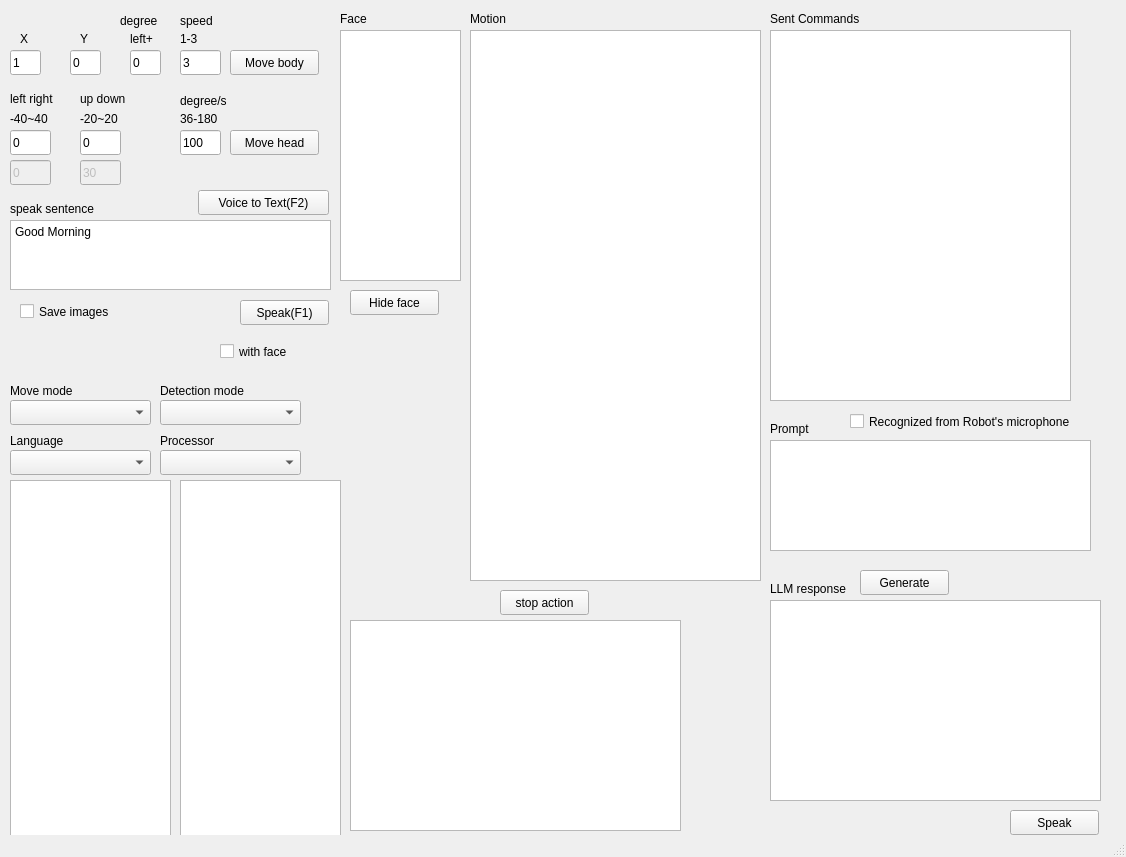
<?xml version="1.0" encoding="UTF-8"?>
<ui version="4.0">
 <class>MainWindow</class>
 <widget class="QMainWindow" name="MainWindow">
  <property name="enabled">
   <bool>true</bool>
  </property>
  <property name="geometry">
   <rect>
    <x>0</x>
    <y>0</y>
    <width>1126</width>
    <height>857</height>
   </rect>
  </property>
  <property name="windowTitle">
   <string>MainWindow</string>
  </property>
  <widget class="QWidget" name="centralwidget">
   <widget class="QPlainTextEdit" name="plainTextEdit_speak">
    <property name="geometry">
     <rect>
      <x>10</x>
      <y>220</y>
      <width>321</width>
      <height>70</height>
     </rect>
    </property>
    <property name="plainText">
     <string>Good Morning</string>
    </property>
   </widget>
   <widget class="QPushButton" name="pushButton_movebody">
    <property name="geometry">
     <rect>
      <x>230</x>
      <y>50</y>
      <width>89</width>
      <height>25</height>
     </rect>
    </property>
    <property name="text">
     <string>Move body</string>
    </property>
   </widget>
   <widget class="QPushButton" name="pushButton_movehead">
    <property name="geometry">
     <rect>
      <x>230</x>
      <y>130</y>
      <width>89</width>
      <height>25</height>
     </rect>
    </property>
    <property name="text">
     <string>Move head</string>
    </property>
   </widget>
   <widget class="QPushButton" name="pushButton_speak">
    <property name="geometry">
     <rect>
      <x>240</x>
      <y>300</y>
      <width>89</width>
      <height>25</height>
     </rect>
    </property>
    <property name="text">
     <string>Speak(F1)</string>
    </property>
   </widget>
   <widget class="QLabel" name="label">
    <property name="geometry">
     <rect>
      <x>10</x>
      <y>200</y>
      <width>121</width>
      <height>17</height>
     </rect>
    </property>
    <property name="text">
     <string>speak sentence</string>
    </property>
   </widget>
   <widget class="QLabel" name="label_2">
    <property name="geometry">
     <rect>
      <x>20</x>
      <y>30</y>
      <width>16</width>
      <height>17</height>
     </rect>
    </property>
    <property name="text">
     <string>X</string>
    </property>
   </widget>
   <widget class="QLabel" name="label_3">
    <property name="geometry">
     <rect>
      <x>80</x>
      <y>30</y>
      <width>21</width>
      <height>17</height>
     </rect>
    </property>
    <property name="text">
     <string>Y</string>
    </property>
   </widget>
   <widget class="QLabel" name="label_4">
    <property name="geometry">
     <rect>
      <x>120</x>
      <y>10</y>
      <width>51</width>
      <height>21</height>
     </rect>
    </property>
    <property name="text">
     <string>degree</string>
    </property>
   </widget>
   <widget class="QLabel" name="label_5">
    <property name="geometry">
     <rect>
      <x>180</x>
      <y>10</y>
      <width>41</width>
      <height>21</height>
     </rect>
    </property>
    <property name="text">
     <string>speed</string>
    </property>
   </widget>
   <widget class="QLabel" name="label_6">
    <property name="geometry">
     <rect>
      <x>10</x>
      <y>90</y>
      <width>51</width>
      <height>17</height>
     </rect>
    </property>
    <property name="text">
     <string>left right</string>
    </property>
   </widget>
   <widget class="QLabel" name="label_7">
    <property name="geometry">
     <rect>
      <x>80</x>
      <y>90</y>
      <width>51</width>
      <height>17</height>
     </rect>
    </property>
    <property name="text">
     <string>up down</string>
    </property>
   </widget>
   <widget class="QLabel" name="label_8">
    <property name="geometry">
     <rect>
      <x>180</x>
      <y>90</y>
      <width>61</width>
      <height>21</height>
     </rect>
    </property>
    <property name="text">
     <string>degree/s</string>
    </property>
   </widget>
   <widget class="QListView" name="listView_FacialExpressions">
    <property name="geometry">
     <rect>
      <x>340</x>
      <y>30</y>
      <width>121</width>
      <height>251</height>
     </rect>
    </property>
   </widget>
   <widget class="QLineEdit" name="lineEdit_x">
    <property name="geometry">
     <rect>
      <x>10</x>
      <y>50</y>
      <width>31</width>
      <height>25</height>
     </rect>
    </property>
    <property name="text">
     <string>1</string>
    </property>
   </widget>
   <widget class="QLineEdit" name="lineEdit_y">
    <property name="geometry">
     <rect>
      <x>70</x>
      <y>50</y>
      <width>31</width>
      <height>25</height>
     </rect>
    </property>
    <property name="text">
     <string>0</string>
    </property>
   </widget>
   <widget class="QLineEdit" name="lineEdit_degree">
    <property name="geometry">
     <rect>
      <x>130</x>
      <y>50</y>
      <width>31</width>
      <height>25</height>
     </rect>
    </property>
    <property name="text">
     <string>0</string>
    </property>
   </widget>
   <widget class="QLineEdit" name="lineEdit_bodyspeed">
    <property name="geometry">
     <rect>
      <x>180</x>
      <y>50</y>
      <width>41</width>
      <height>25</height>
     </rect>
    </property>
    <property name="text">
     <string>3</string>
    </property>
   </widget>
   <widget class="QLineEdit" name="lineEdit_yaw">
    <property name="geometry">
     <rect>
      <x>10</x>
      <y>130</y>
      <width>41</width>
      <height>25</height>
     </rect>
    </property>
    <property name="text">
     <string>0</string>
    </property>
   </widget>
   <widget class="QLineEdit" name="lineEdit_pitch">
    <property name="geometry">
     <rect>
      <x>80</x>
      <y>130</y>
      <width>41</width>
      <height>25</height>
     </rect>
    </property>
    <property name="text">
     <string>0</string>
    </property>
   </widget>
   <widget class="QLineEdit" name="lineEdit_headspeed">
    <property name="geometry">
     <rect>
      <x>180</x>
      <y>130</y>
      <width>41</width>
      <height>25</height>
     </rect>
    </property>
    <property name="text">
     <string>100</string>
    </property>
   </widget>
   <widget class="QLabel" name="label_15">
    <property name="geometry">
     <rect>
      <x>10</x>
      <y>110</y>
      <width>51</width>
      <height>17</height>
     </rect>
    </property>
    <property name="text">
     <string>-40~40</string>
    </property>
   </widget>
   <widget class="QLabel" name="label_16">
    <property name="geometry">
     <rect>
      <x>80</x>
      <y>110</y>
      <width>51</width>
      <height>17</height>
     </rect>
    </property>
    <property name="text">
     <string>-20~20</string>
    </property>
   </widget>
   <widget class="QCheckBox" name="checkBox_withface">
    <property name="geometry">
     <rect>
      <x>220</x>
      <y>340</y>
      <width>92</width>
      <height>23</height>
     </rect>
    </property>
    <property name="text">
     <string>with face</string>
    </property>
    <property name="checked">
     <bool>false</bool>
    </property>
   </widget>
   <widget class="QLabel" name="label_17">
    <property name="geometry">
     <rect>
      <x>180</x>
      <y>110</y>
      <width>51</width>
      <height>17</height>
     </rect>
    </property>
    <property name="text">
     <string>36-180</string>
    </property>
   </widget>
   <widget class="QLabel" name="label_18">
    <property name="geometry">
     <rect>
      <x>180</x>
      <y>30</y>
      <width>31</width>
      <height>17</height>
     </rect>
    </property>
    <property name="text">
     <string>1-3</string>
    </property>
   </widget>
   <widget class="QLabel" name="label_19">
    <property name="geometry">
     <rect>
      <x>130</x>
      <y>30</y>
      <width>31</width>
      <height>17</height>
     </rect>
    </property>
    <property name="text">
     <string>left+</string>
    </property>
   </widget>
   <widget class="QComboBox" name="comboBox_MoveMode">
    <property name="geometry">
     <rect>
      <x>10</x>
      <y>400</y>
      <width>141</width>
      <height>25</height>
     </rect>
    </property>
   </widget>
   <widget class="QLabel" name="label_20">
    <property name="geometry">
     <rect>
      <x>10</x>
      <y>380</y>
      <width>81</width>
      <height>21</height>
     </rect>
    </property>
    <property name="text">
     <string>Move mode</string>
    </property>
   </widget>
   <widget class="QLabel" name="label_21">
    <property name="geometry">
     <rect>
      <x>340</x>
      <y>10</y>
      <width>91</width>
      <height>17</height>
     </rect>
    </property>
    <property name="text">
     <string>Face</string>
    </property>
   </widget>
   <widget class="QListView" name="listView_PredefinedAction">
    <property name="geometry">
     <rect>
      <x>470</x>
      <y>30</y>
      <width>291</width>
      <height>551</height>
     </rect>
    </property>
   </widget>
   <widget class="QLabel" name="label_22">
    <property name="geometry">
     <rect>
      <x>470</x>
      <y>10</y>
      <width>91</width>
      <height>17</height>
     </rect>
    </property>
    <property name="text">
     <string>Motion</string>
    </property>
   </widget>
   <widget class="QPlainTextEdit" name="plainTextEdit_SentCommands">
    <property name="geometry">
     <rect>
      <x>770</x>
      <y>30</y>
      <width>301</width>
      <height>371</height>
     </rect>
    </property>
    <property name="readOnly">
     <bool>true</bool>
    </property>
    <property name="plainText">
     <string/>
    </property>
   </widget>
   <widget class="QLabel" name="label_23">
    <property name="geometry">
     <rect>
      <x>770</x>
      <y>10</y>
      <width>131</width>
      <height>17</height>
     </rect>
    </property>
    <property name="text">
     <string>Sent Commands</string>
    </property>
   </widget>
   <widget class="QLineEdit" name="lineEdit_yaw_now">
    <property name="enabled">
     <bool>false</bool>
    </property>
    <property name="geometry">
     <rect>
      <x>10</x>
      <y>160</y>
      <width>41</width>
      <height>25</height>
     </rect>
    </property>
    <property name="palette">
     <palette>
      <active>
       <colorrole role="Dark">
        <brush brushstyle="SolidPattern">
         <color alpha="255">
          <red>154</red>
          <green>153</green>
          <blue>150</blue>
         </color>
        </brush>
       </colorrole>
      </active>
      <inactive>
       <colorrole role="Dark">
        <brush brushstyle="SolidPattern">
         <color alpha="255">
          <red>154</red>
          <green>153</green>
          <blue>150</blue>
         </color>
        </brush>
       </colorrole>
      </inactive>
      <disabled>
       <colorrole role="Dark">
        <brush brushstyle="SolidPattern">
         <color alpha="255">
          <red>154</red>
          <green>153</green>
          <blue>150</blue>
         </color>
        </brush>
       </colorrole>
      </disabled>
     </palette>
    </property>
    <property name="text">
     <string>0</string>
    </property>
    <property name="readOnly">
     <bool>true</bool>
    </property>
   </widget>
   <widget class="QLineEdit" name="lineEdit_pitch_now">
    <property name="enabled">
     <bool>false</bool>
    </property>
    <property name="geometry">
     <rect>
      <x>80</x>
      <y>160</y>
      <width>41</width>
      <height>25</height>
     </rect>
    </property>
    <property name="palette">
     <palette>
      <active>
       <colorrole role="Dark">
        <brush brushstyle="SolidPattern">
         <color alpha="255">
          <red>154</red>
          <green>153</green>
          <blue>150</blue>
         </color>
        </brush>
       </colorrole>
      </active>
      <inactive>
       <colorrole role="Dark">
        <brush brushstyle="SolidPattern">
         <color alpha="255">
          <red>154</red>
          <green>153</green>
          <blue>150</blue>
         </color>
        </brush>
       </colorrole>
      </inactive>
      <disabled>
       <colorrole role="Dark">
        <brush brushstyle="SolidPattern">
         <color alpha="255">
          <red>154</red>
          <green>153</green>
          <blue>150</blue>
         </color>
        </brush>
       </colorrole>
      </disabled>
     </palette>
    </property>
    <property name="text">
     <string>30</string>
    </property>
    <property name="readOnly">
     <bool>true</bool>
    </property>
   </widget>
   <widget class="QPushButton" name="pushButton_stop_action">
    <property name="geometry">
     <rect>
      <x>500</x>
      <y>590</y>
      <width>89</width>
      <height>25</height>
     </rect>
    </property>
    <property name="text">
     <string>stop action</string>
    </property>
   </widget>
   <widget class="QPushButton" name="pushButton_voice_to_text">
    <property name="geometry">
     <rect>
      <x>198</x>
      <y>190</y>
      <width>131</width>
      <height>25</height>
     </rect>
    </property>
    <property name="text">
     <string>Voice to Text(F2)</string>
    </property>
   </widget>
   <widget class="QListView" name="listView_Sentence1">
    <property name="geometry">
     <rect>
      <x>10</x>
      <y>480</y>
      <width>161</width>
      <height>361</height>
     </rect>
    </property>
   </widget>
   <widget class="QListView" name="listView_Sentence2">
    <property name="geometry">
     <rect>
      <x>180</x>
      <y>480</y>
      <width>161</width>
      <height>361</height>
     </rect>
    </property>
   </widget>
   <widget class="QListView" name="listView_Sentence3">
    <property name="geometry">
     <rect>
      <x>350</x>
      <y>620</y>
      <width>331</width>
      <height>211</height>
     </rect>
    </property>
   </widget>
   <widget class="QCheckBox" name="checkBox_SaveImages">
    <property name="geometry">
     <rect>
      <x>20</x>
      <y>300</y>
      <width>111</width>
      <height>23</height>
     </rect>
    </property>
    <property name="text">
     <string>Save images</string>
    </property>
    <property name="checked">
     <bool>false</bool>
    </property>
   </widget>
   <widget class="QLabel" name="label_24">
    <property name="geometry">
     <rect>
      <x>160</x>
      <y>380</y>
      <width>111</width>
      <height>21</height>
     </rect>
    </property>
    <property name="text">
     <string>Detection mode</string>
    </property>
   </widget>
   <widget class="QComboBox" name="comboBox_DetectionMode">
    <property name="geometry">
     <rect>
      <x>160</x>
      <y>400</y>
      <width>141</width>
      <height>25</height>
     </rect>
    </property>
   </widget>
   <widget class="QLabel" name="label_25">
    <property name="geometry">
     <rect>
      <x>160</x>
      <y>430</y>
      <width>111</width>
      <height>21</height>
     </rect>
    </property>
    <property name="text">
     <string>Processor</string>
    </property>
   </widget>
   <widget class="QComboBox" name="comboBox_Processor">
    <property name="geometry">
     <rect>
      <x>160</x>
      <y>450</y>
      <width>141</width>
      <height>25</height>
     </rect>
    </property>
   </widget>
   <widget class="QCheckBox" name="checkBox_stream">
    <property name="geometry">
     <rect>
      <x>850</x>
      <y>410</y>
      <width>231</width>
      <height>23</height>
     </rect>
    </property>
    <property name="text">
     <string>Recognized from Robot's microphone</string>
    </property>
    <property name="checked">
     <bool>false</bool>
    </property>
   </widget>
   <widget class="QLabel" name="label_26">
    <property name="geometry">
     <rect>
      <x>770</x>
      <y>420</y>
      <width>51</width>
      <height>17</height>
     </rect>
    </property>
    <property name="text">
     <string>Prompt</string>
    </property>
   </widget>
   <widget class="QPlainTextEdit" name="plainTextEdit_received">
    <property name="geometry">
     <rect>
      <x>770</x>
      <y>440</y>
      <width>321</width>
      <height>111</height>
     </rect>
    </property>
    <property name="plainText">
     <string/>
    </property>
   </widget>
   <widget class="QPlainTextEdit" name="plainTextEdit_LLM_response">
    <property name="geometry">
     <rect>
      <x>770</x>
      <y>600</y>
      <width>331</width>
      <height>201</height>
     </rect>
    </property>
    <property name="plainText">
     <string/>
    </property>
   </widget>
   <widget class="QLabel" name="label_27">
    <property name="geometry">
     <rect>
      <x>770</x>
      <y>580</y>
      <width>121</width>
      <height>17</height>
     </rect>
    </property>
    <property name="text">
     <string>LLM response</string>
    </property>
   </widget>
   <widget class="QPushButton" name="pushButton_speak_2">
    <property name="geometry">
     <rect>
      <x>1010</x>
      <y>810</y>
      <width>89</width>
      <height>25</height>
     </rect>
    </property>
    <property name="text">
     <string>Speak</string>
    </property>
   </widget>
   <widget class="QPushButton" name="pushButton_generate_response">
    <property name="geometry">
     <rect>
      <x>860</x>
      <y>570</y>
      <width>89</width>
      <height>25</height>
     </rect>
    </property>
    <property name="text">
     <string>Generate</string>
    </property>
   </widget>
   <widget class="QPushButton" name="pushButton_hideface">
    <property name="geometry">
     <rect>
      <x>350</x>
      <y>290</y>
      <width>89</width>
      <height>25</height>
     </rect>
    </property>
    <property name="text">
     <string>Hide face</string>
    </property>
   </widget>
   <widget class="QComboBox" name="comboBox_Language">
    <property name="geometry">
     <rect>
      <x>10</x>
      <y>450</y>
      <width>141</width>
      <height>25</height>
     </rect>
    </property>
   </widget>
   <widget class="QLabel" name="label_28">
    <property name="geometry">
     <rect>
      <x>10</x>
      <y>430</y>
      <width>81</width>
      <height>21</height>
     </rect>
    </property>
    <property name="text">
     <string>Language</string>
    </property>
   </widget>
  </widget>
  <widget class="QStatusBar" name="statusbar"/>
 </widget>
 <resources/>
 <connections/>
</ui>
